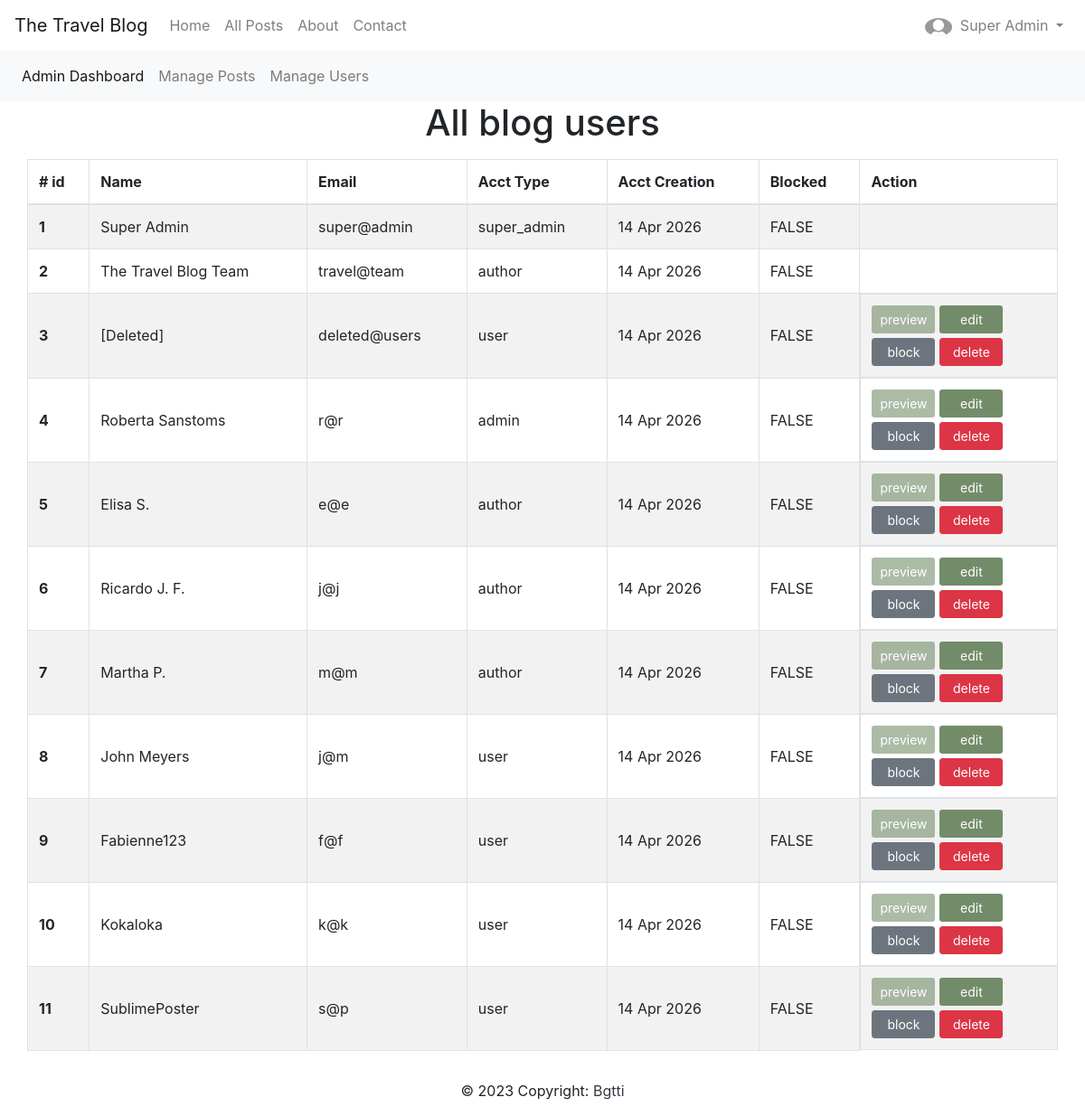
/dashboard/manage_users (signed in), run on the app's committed database.
### app/models/user.py (models this page shows, shortened)
class Blog_User(UserMixin, db.Model):
    __tablename__ = "blog_user"
    id = db.Column(db.Integer, primary_key=True)
    name = db.Column(db.String(200), nullable=False, unique=True)
    email = db.Column(db.String(200), nullable=False, unique=True)
    password = db.Column(db.String(200), nullable=False)
    date_created = db.Column(db.DateTime, default=datetime.utcnow)
    about = db.Column(db.String(385), default="")
    picture = db.Column(
        db.String(), default="Picture_default.jpg")
    type = db.Column(db.String(100), nullable=False, default="user")
    blocked = db.Column(db.String(5), default="FALSE")
    admin_notes = db.Column(db.Text)
    posts = db.relationship('Blog_Posts', backref='author')
    comments = db.relationship('Blog_Comments', backref='user')
    replies = db.relationship('Blog_Replies', backref='user')
    likes = db.relationship('Blog_Likes', backref='user')
    bookmarks = db.relationship('Blog_Bookmarks', backref='user')

### app/dashboard/routes.py (the view)
@dashboard.route("/dashboard/manage_users", methods=["GET", "POST"])
@login_required
def users_table():
    user_type = current_user.type
    if user_type == "admin" or user_type == "super_admin":
        all_blog_users = Blog_User.query.order_by(Blog_User.id)
        return render_template("dashboard/users_table.html", logged_in=current_user.is_authenticated, all_blog_users=all_blog_users)
    else:
        flash("Access denied: admin access only.")
        return redirect(url_for('website.home'))

### app/account/routes.py (called while the page is built)
@login_manager.user_loader
def load_user(user_id):
    return Blog_User.query.get(int(user_id))

### app/templates/dashboard/users_table.html
{% extends "account/dashboard_admin.html" %}
{% block page %}
<h1 class="mb-3 text-center">All blog users</h1>
<section class="mb-3 container-fluid">
    <div class="table-responsive w-100">
        <table class="col-md-12 table table-striped table-bordered">
            <thead>
                <tr>
                    <th scope="col"># id</th>
                    <th scope="col">Name</th>
                    <th scope="col">Email</th>
                    <th scope="col">Acct Type</th>
                    <th scope="col">Acct Creation</th>
                    <th scope="col">Blocked</th>
                    <th scope="col">Action</th>
                </tr>
            </thead>
            <tbody>
                {% for user in all_blog_users %}
                <tr>
                    <th scope="row" class="align-middle">{{user.id}}</th>
                    <td class="align-middle">{{user.name}}</td>
                    <td class="align-middle">{{user.email}}</td>
                    <td class="align-middle">{{user.type}}</td>
                    <td class="align-middle">{{user.date_created.strftime('%d %b %Y')}}</td>
                    <td class="align-middle">{{user.blocked}}</td>
                    {% if (user.id != 1 and user.id != 2) and ((current_user.type == "super_admin") or (current_user.type == "admin" and user.type !="admin")): %}
                    <td class="d-flex flex-column h-100" style="gap: 5px;">
                        <div class="d-flex" style="gap: 5px;">
                            <a href="{{url_for('dashboard.user_preview', id=user.id)}}" target="_blank" class="btn btn-sm ALL-mini-btn"
                                style="width: 70px; background-color: #728c6996;">preview</a>
                            <a href="{{url_for('dashboard.user_update', id=user.id)}}" class="btn btn-sm ALL-mini-btn"
                                style="width: 70px; background-color: #728C69;">edit</a>
                        </div>
                        <div class="d-flex" style="gap: 5px;">
                            <a href="{{url_for('dashboard.user_block', id=user.id)}}" class="btn btn-secondary btn-sm"
                                style="width: 70px !important;">block</a>
                            <a href="{{url_for('dashboard.user_delete', id=user.id)}}" class="btn btn-danger btn-sm" style="width: 70px;">delete</a>
                        </div>
                    </td>
                    {% else: %}
                    <td class="align-middle"></td>
                    {% endif %}
                </tr>
                {% endfor %}
            </tbody>
        </table>
    </div>
</section>
{% endblock %}

### app/templates/base.html (shortened to what this page needs)
<!doctype html>
<html lang="en">
<head>
    <link rel="stylesheet" href="https://cdn.jsdelivr.net/npm/bootstrap@4.5.3/dist/css/bootstrap.min.css"
>
    <link rel="stylesheet" href="/../static/CSS/styles.css">
</head>
<body>
    <nav class="navbar navbar-expand-lg navbar-light HOME-nav">
        <a class="navbar-brand" href="#">The Travel Blog</a>
        <div class="collapse navbar-collapse" id="navbarSupportedContent">
            <ul class="navbar-nav mr-auto">
                <li class="nav-item">
                    <a class="nav-link" href="/">Home <span class="sr-only">(current)</span></a>
                </li>
                <li class="nav-item">
                    <a class="nav-link" href="{{ url_for('website.all', index=0) }}">All Posts</a>
                </li>
                <li class="nav-item">
                    <a class="nav-link" href="/about">About</a>
                </li>
                <li class="nav-item">
                    <a class="nav-link" href="/contact">Contact</a>
                </li>
            </ul>
            <ul class="navbar-nav my-2 my-lg-0">
                {% if logged_in: %}
                <li class="nav-item dropdown">
                    <a class="nav-link dropdown-toggle" href="#" id="navbarDropdown" role="button" data-toggle="dropdown"
                        aria-haspopup="true" aria-expanded="false">
                        <img src="{{ url_for('static', filename='Pictures_Users/'+current_user.picture) }}" class="rounded-circle mr-1" height="20"
                            alt="User" loading="lazy" />
                        {{ current_user.name }}
                    </a>
                </li>
                {% endif %}
            </ul>
        </div>
    </nav>
{% block content %}
{% endblock %}
<footer class=" text-center text-lg-start HOME-footer">
    <p class="text-center">
        © 2023 Copyright:
        <a class="text-dark" href="https://github.com/bgtti">Bgtti</a>
    </p>
</footer>
</body>
</html>

### app/static/CSS/styles.css (style rules this page uses)
html, body { overflow-x: hidden; }
.ALL-mini-btn { color: white; }

### data on the page
Blog_User: picture (placeholder picture), name "Super Admin", id "1", email "super@admin", type "super_admin", date_created "14 Apr 2026", blocked "FALSE"
Blog_User: id "2", name "The Travel Blog Team", email "travel@team", type "author", date_created "14 Apr 2026", blocked "FALSE"
Blog_User: id "3", name "[Deleted]", email "deleted@users", type "user", date_created "14 Apr 2026", blocked "FALSE"
Blog_User: id "4", name "Roberta Sanstoms", email "r@r", type "admin", date_created "14 Apr 2026", blocked "FALSE"
Blog_User: id "5", name "Elisa S.", email "e@e", type "author", date_created "14 Apr 2026", blocked "FALSE"
Blog_User: id "6", name "Ricardo J. F.", email "j@j", type "author", date_created "14 Apr 2026", blocked "FALSE"
Blog_User: id "7", name "Martha P.", email "m@m", type "author", date_created "14 Apr 2026", blocked "FALSE"
Blog_User: id "8", name "John Meyers", email "j@m", type "user", date_created "14 Apr 2026", blocked "FALSE"
Blog_User: id "9", name "Fabienne123", email "f@f", type "user", date_created "14 Apr 2026", blocked "FALSE"
Blog_User: id "10", name "Kokaloka", email "k@k", type "user", date_created "14 Apr 2026", blocked "FALSE"
Blog_User: id "11", name "SublimePoster", email "s@p", type "user", date_created "14 Apr 2026", blocked "FALSE"
